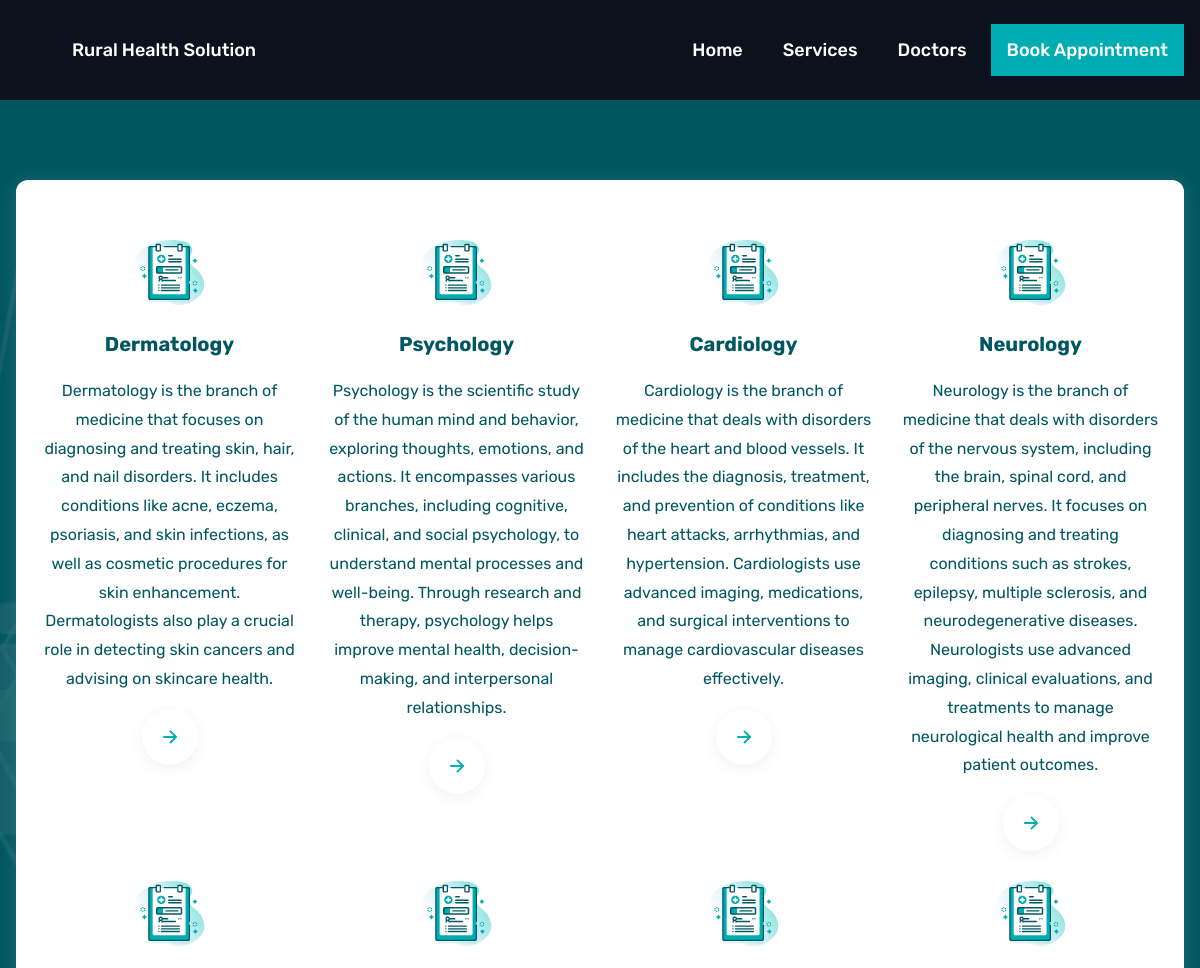
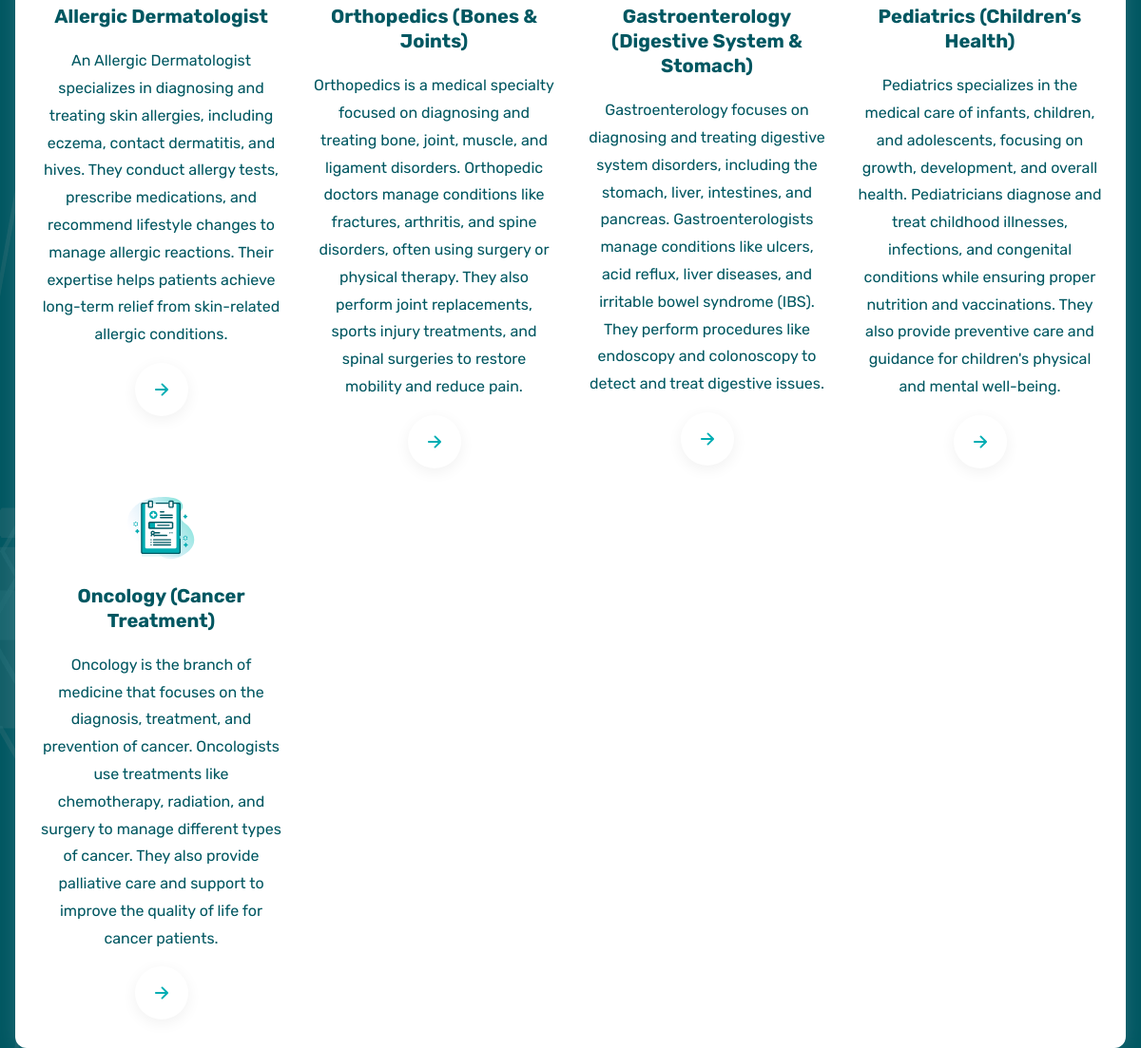
Page /department/ on the committed database (2 pictures, top to bottom).
### home/models.py (models this page shows, shortened)
class Departments(models.Model):
    dep_name = models.CharField(max_length=100)
    dep_description = models.TextField()

### home/views.py (the view)
# urls.py: path('department/',views.department, name='department'),
def department(request):
    dict_dept = {
        'dept' : Departments.objects.all()
    }
    return render(request, 'department.html', dict_dept)

### templates/department.html (shortened to what this page needs)
{% extends "base.html" %}
{% block content %}
{% load static %}
    <section class="service" aria-label="service" style="background-image: url('{% static '/images/hero-bg.png' %}');background-color: var(--midnight-green);">
      <div class="container">
        <ul class="service-list">
          {% for d in dept %}
          <li>
            <div class="service-card" data-reveal="bottom">
              <div class="card-icon">
                <img src="{% static '/images/icon-1.png' %}" width="71" height="71" loading="lazy" alt="icon">
              </div>
              <h3 class="headline-sm card-title">
                <a href="#">{{ d.dep_name }}</a>
              </h3>
              <p class="card-text">{{ d.dep_description }}</p>
              <button class="btn-circle" aria-label="read more about psychiatry">
                <ion-icon name="arrow-forward" aria-hidden="true"></ion-icon>
              </button>
            </div>
          </li>
          {% endfor %}
        </ul>
      </div>
    </section>
{% endblock content %}

### static/css/style.css (style rules this page uses)
:root { --rich-black-fogra-29: hsl(222, 44%, 8%); --middle-blue-green_40: hsla(174, 64%, 71%, 0.4); --midnight-green: hsl(186, 100%, 19%); --midnight-green_a25: hsla(186, 100%, 19%, 0.25); --independece: hsl(236, 14%, 39%); --verdigris: hsl(182, 100%, 35%); --ming: hsl(186, 72%, 24%); --space-cadet: hsla(226, 45%, 24%); --eerie-black: hsl(0, 0%, 13%); --alice-blue: hsl(187, 25%, 94%); --gray-web: hsl(0, 0%, 50%); --gainsboro: hsl(0, 0%, 87%); --white: hsl(0, 0%, 100%); --white_a20: hsla(0, 0%, 100%, 0.2); --white_a10: hsla(0, 0%, 100%, 0.1); --black: hsl(0, 0%, 0%); --ff-oswald: 'Oswald', sans-serif; --ff-rubik: 'Rubik', sans-serif; --headline-lg: 5rem; --headline-md: 3rem; --headline-sm: 2rem; --title-lg: 1.8rem; --title-md: 1.5rem; --title-sm: 1.4rem; --fw-500: 500; --fw-700: 700; --section-padding: 120px; --shadow-1: 0px 2px 20px hsla(209, 36%, 72%, 0.2); --shadow-2: 0 4px 16px hsla(0, 0%, 0%, 0.06); --radius-circle: 50%; --radius-12: 12px; --radius-6: 6px; --radius-4: 4px; --transition-1: 0.25s ease; --transition-2: 0.5s ease; --transition-3: 1s ease; --cubic-in: cubic-bezier(0.51, 0.03, 0.64, 0.28); --cubic-out: cubic-bezier(0.05, 0.83, 0.52, 0.97); }
*, *::before, *::after { margin: 0; padding: 0; box-sizing: border-box; }
li { list-style: none; }
a, img, span, time, input, button, ion-icon { display: block; }
a { color: inherit; text-decoration: none; }
img { height: auto; }
input, button { background: none; border: none; font: inherit; }
button { cursor: pointer; }
ion-icon { pointer-events: none; }
html { font-size: 10px; font-family: var(--ff-rubik); scroll-behavior: smooth; }
body { background-color: var(--white); font-size: 1.6rem; color: var(--independece); line-height: 1.8; overflow: hidden; }
body.loaded { overflow-y: visible; }
.container { padding-inline: 16px; }
.headline-md, .headline-sm { line-height: 1.3; }
.headline-md, .headline-sm { color: var(--midnight-green); }
.headline-sm { font-size: var(--headline-sm); }
.service-list { padding-block: 60px 30px; padding-inline: 25px; display: grid; gap: 30px; border-radius: var(--radius-12); margin-block-start: -60px; background-color: var(--white); box-shadow: var(--shadow-1); }
.service-card { text-align: center; }
.service-card .card-icon, .btn-circle { max-width: max-content; margin-inline: auto; }
.service-card .card-icon { margin-block-end: 25px; }
.service-card .card-text { margin-block: 20px 15px; }
.service-card .btn-circle { color: var(--verdigris); font-size: 2rem; padding: 18px; border-radius: var(--radius-circle); box-shadow: var(--shadow-2); transition: var(--transition-1); }
.service .container { padding-top: 30vh; }
.card-text { color: var(--midnight-green); }
@media (min-width: 768px) { :root { --headline-lg: 8rem; --headline-md: 4.8rem; } }
@media (min-width: 768px) { .container { max-width: 750px; width: 100%; margin-inline: auto; } }
@media (min-width: 768px) { .service-list { grid-template-columns: 1fr 1fr; } }
@media (min-width: 992px) { .container { max-width: 940px; } }
@media (min-width: 992px) { .service-list { grid-template-columns: repeat(4, 1fr); } }
@media (min-width: 1200px) { .container { max-width: 1200px; } }

### rows in the picture
Departments: dep_name "Dermatology", dep_description "Dermatology is the branch of medicine that focuses on diagnosing and treating skin, hair, and nail disorders. It includes conditions like acne, eczema, psoriasis, and skin infections, as well as cosmetic procedures for skin enhancement. Dermatologists also play a crucial role in detecting skin cancers and advising on skincare health."
Departments: dep_name "Psychology", dep_description "Psychology is the scientific study of the human mind and behavior, exploring thoughts, emotions, and actions. It encompasses various branches, including cognitive, clinical, and social psychology, to understand mental processes and well-being. Through research and therapy, psychology helps improve mental health, decision-making, and interpersonal relationships."
Departments: dep_name "Cardiology", dep_description "Cardiology is the branch of medicine that deals with disorders of the heart and blood vessels. It includes the diagnosis, treatment, and prevention of conditions like heart attacks, arrhythmias, and hypertension. Cardiologists use advanced imaging, medications, and surgical interventions to manage cardiovascular diseases effectively."
Departments: dep_name "Neurology", dep_description "Neurology is the branch of medicine that deals with disorders of the nervous system, including the brain, spinal cord, and peripheral nerves. It focuses on diagnosing and treating conditions such as strokes, epilepsy, multiple sclerosis, and neurodegenerative diseases. Neurologists use advanced imaging, clinical evaluations, and treatments to manage neurological health and improve patient outcomes."
Departments: dep_name "Allergic Dermatologist", dep_description "An Allergic Dermatologist specializes in diagnosing and treating skin allergies, including eczema, contact dermatitis, and hives. They conduct allergy tests, prescribe medications, and recommend lifestyle changes to manage allergic reactions. Their expertise helps patients achieve long-term relief from skin-related allergic conditions."
Departments: dep_name "Orthopedics (Bones & Joints)", dep_description "Orthopedics is a medical specialty focused on diagnosing and treating bone, joint, muscle, and ligament disorders. Orthopedic doctors manage conditions like fractures, arthritis, and spine disorders, often using surgery or physical therapy. They also perform joint replacements, sports injury treatments, and spinal surgeries to restore mobility and reduce pain."
Departments: dep_name "Gastroenterology (Digestive System & Stomach)", dep_description "Gastroenterology focuses on diagnosing and treating digestive system disorders, including the stomach, liver, intestines, and pancreas. Gastroenterologists manage conditions like ulcers, acid reflux, liver diseases, and irritable bowel syndrome (IBS). They perform procedures like endoscopy and colonoscopy to detect and treat digestive issues."
Departments: dep_name "Pediatrics (Children’s Health)", dep_description "Pediatrics specializes in the medical care of infants, children, and adolescents, focusing on growth, development, and overall health. Pediatricians diagnose and treat childhood illnesses, infections, and congenital conditions while ensuring proper nutrition and vaccinations. They also provide preventive care and guidance for children's physical and mental well-being."
Departments: dep_name "Oncology (Cancer Treatment)", dep_description "Oncology is the branch of medicine that focuses on the diagnosis, treatment, and prevention of cancer. Oncologists use treatments like chemotherapy, radiation, and surgery to manage different types of cancer. They also provide palliative care and support to improve the quality of life for cancer patients."
